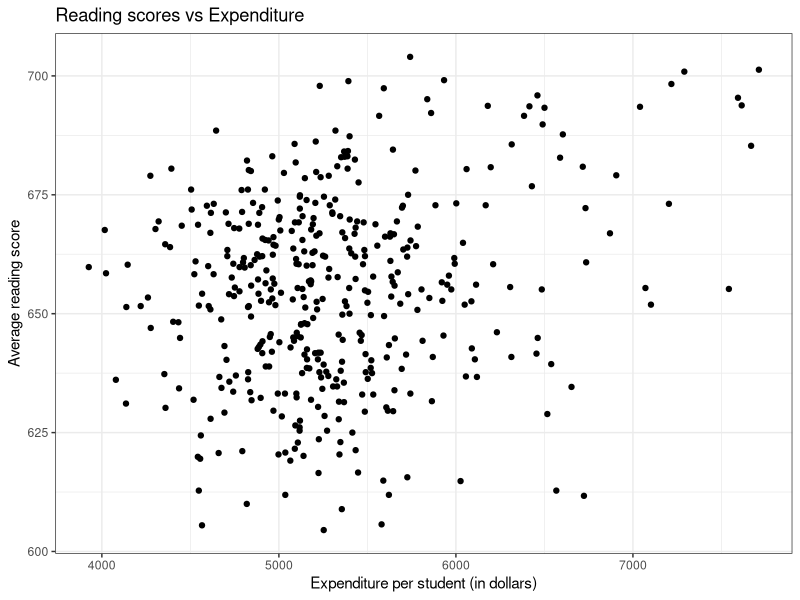
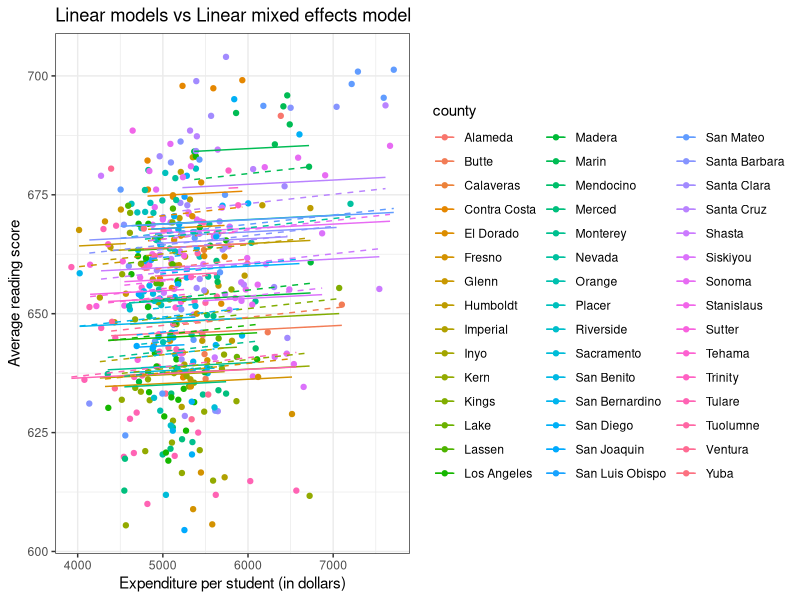
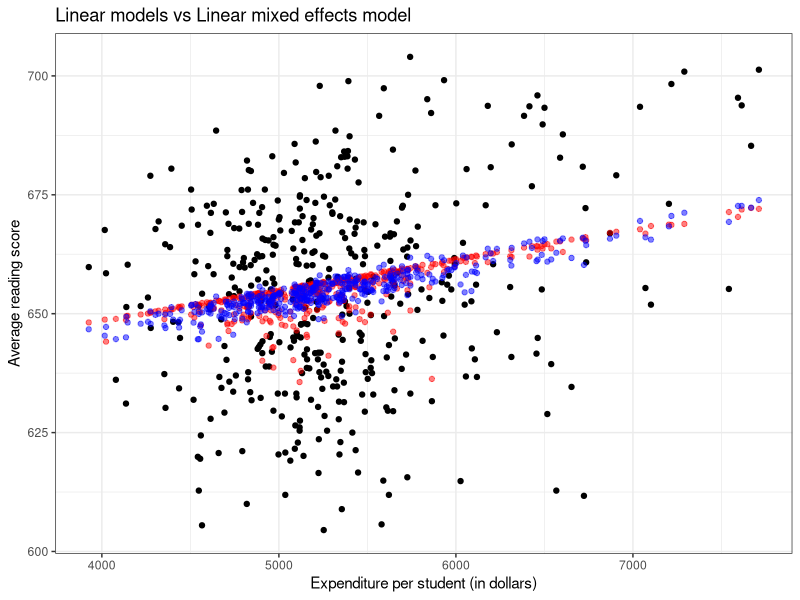
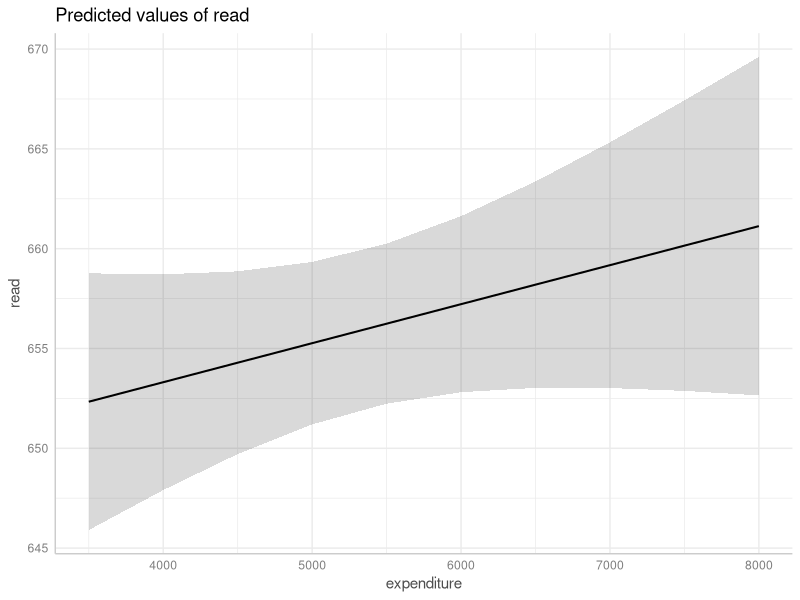
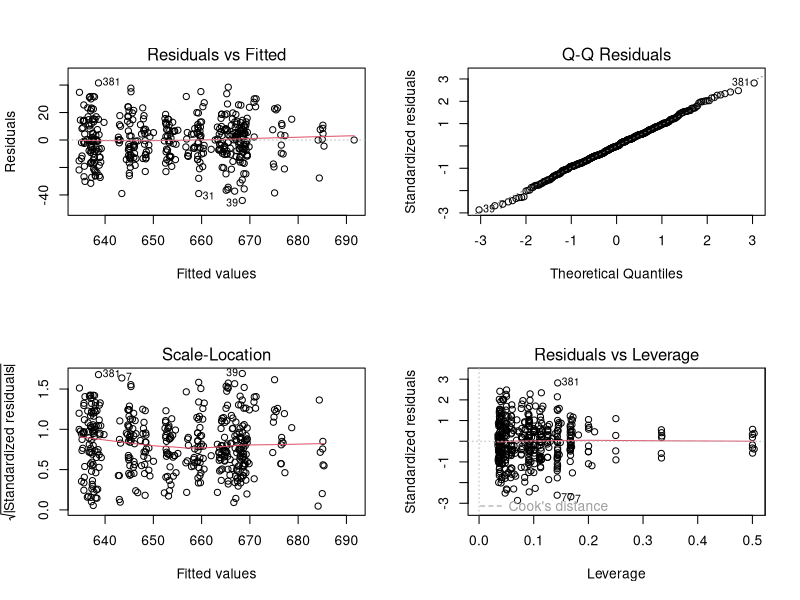
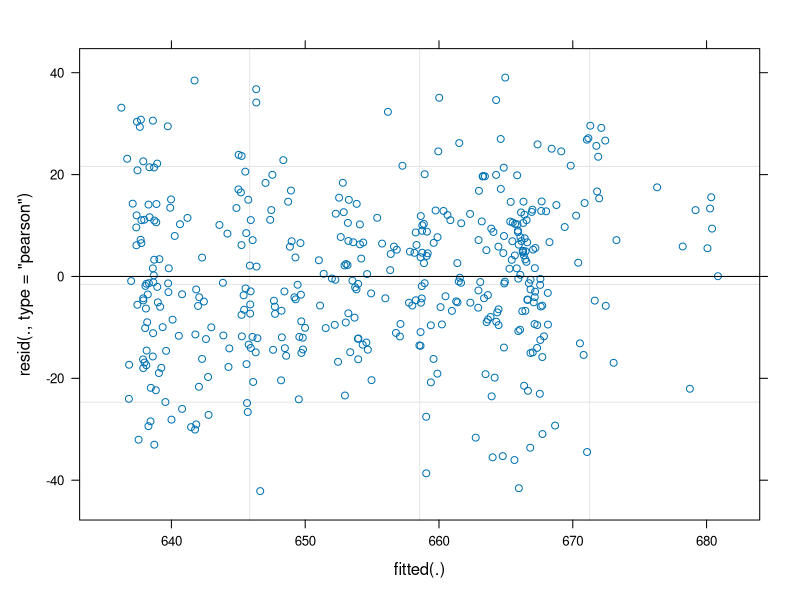
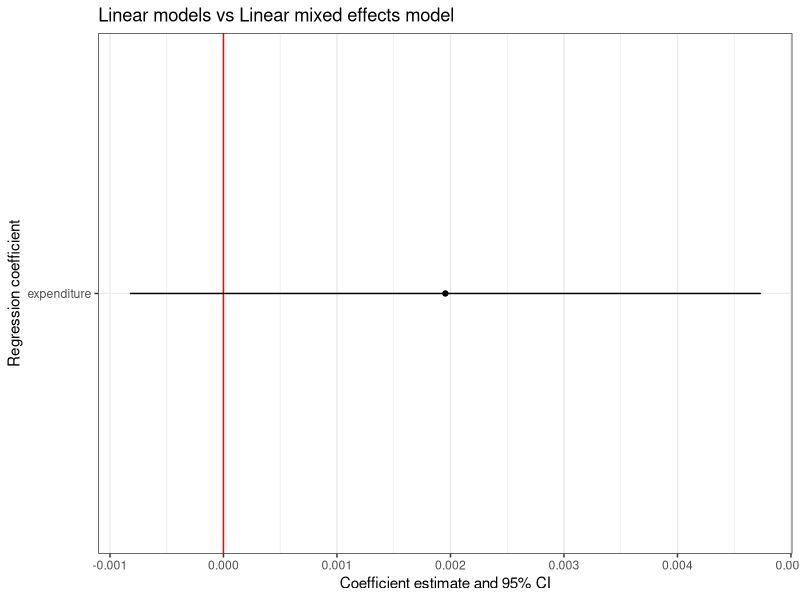
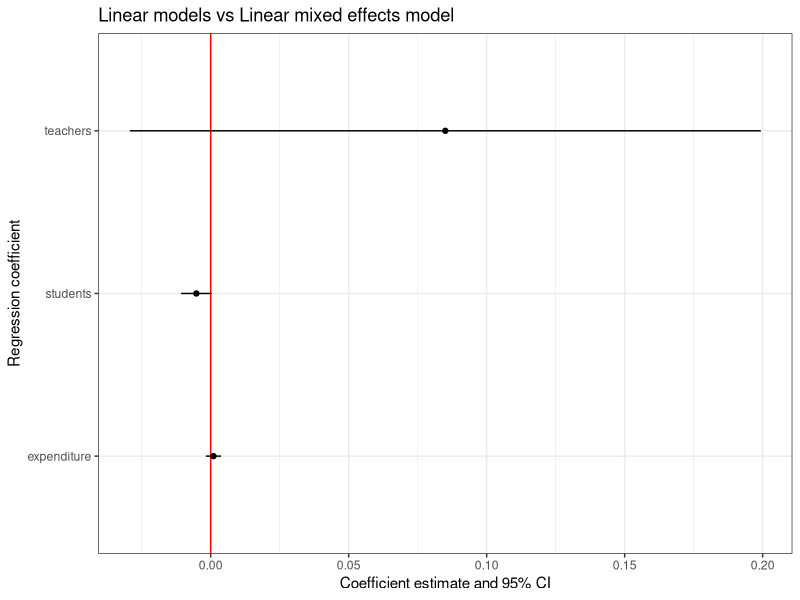

Here is the R script that generated these plots, in order: (Note: this script raises an error after producing the figures.)
## ---- chunk 1
if (!require(AER)) install.packages('AER')
library(AER)
library(ggplot2)

data("CASchools")

# Plotting the data
ggplot(CASchools, aes(expenditure, read)) + geom_point() +
  theme_bw() + labs(title = "Reading scores vs Expenditure",
                    x = "Expenditure per student (in dollars)",
                    y = "Average reading score")
## ---- chunk 2
if (!require(broom)) install.packages('broom')
library(AER)
library(broom)

data("CASchools")

# Building a linear model
model_lm <- lm(read ~ expenditure, data = CASchools)

# Extracting coefficients from the model
tidy(model_lm)
## ---- chunk 3
library(AER)
library(broom)

data("CASchools")

# Building a linear model
model_lm <- lm(read ~ expenditure + county, data = CASchools)

# Extracting coefficients from the model
tidy(model_lm)
## ---- chunk 4
#| include: true

library(AER)
library(broom)

data("CASchools")

# Building a linear model
model_lm <- lm(read ~ expenditure + county - 1, data = CASchools)

# Extracting coefficients from the model
tidy(model_lm)
## ---- chunk 5
#| include: true

if (!require(lme4)) install.packages('lme4')
if (!require(broom.mixed)) install.packages('broom.mixed')
library(lme4)
library(broom.mixed)
library(AER)

data("CASchools")

# Building a linear mixed effects model
model_lmer <- lmer(read ~ expenditure + (1 | county), data = CASchools)

# Extracting coefficients from the model
tidy(model_lmer)
## ---- chunk 6
county_variance = 138.5
residual_variance = 253.7
total_variance = county_variance + residual_variance

# Calculating the percentage of variance of county to the total variance
county_variance / total_variance
## ---- chunk 7
# Extracting the coefficients of the fixed effects
fixef(model_lmer)
## ---- chunk 8
# Extracting the coefficients of the fixed effects
ranef(model_lmer)
## ---- chunk 9
# Calculating the confidence intervals of the fixed effects
confint(model_lmer)
## ---- chunk 10
library(broom)
library(broom.mixed)

# Calculating the estimates and the confidence intervals of the model
tidy(model_lmer, conf.int = T)
## ---- chunk 11
#| include: true

library(lme4)
library(broom.mixed)
library(AER)

data("CASchools")

# Building a linear mixed effects model using random slope and random intercept
model_lmer2 <- lmer(read ~ expenditure + (students | county), data = CASchools)

# Extracting coefficients from the model
summary(model_lmer2)
## ---- chunk 12
ranef(model_lmer2)
## ---- chunk 13
library(lme4)
library(broom.mixed)
library(AER)

data("CASchools")

# Building a linear mixed effects model (no correlation between random effects)
model_lmer3 <- lmer(read ~ expenditure + (students || county), data = CASchools)

# Extracting coefficients from the model
summary(model_lmer3)
## ---- chunk 14
library(lme4)
library(broom.mixed)
library(AER)

data("CASchools")

# Rescaling expenditure values
CASchools_scaled <- CASchools
CASchools_scaled$expenditure_scaled <- scale(CASchools_scaled$expenditure)

# Building a linear mixed effects model (same fixed and random effect)
model_lmer4 <- lmer(read ~ expenditure + (expenditure | county), data = CASchools)

# Extracting coefficients from the model
summary(model_lmer4)
## ---- chunk 15
library(lme4)
library(AER)
library(dplyr)
library(ggplot2)

data("CASchools")

# Building a linear model
model_lm <- lm(read ~ expenditure + county, data = CASchools)

# Building a linear mixed effects model
model_lmer <- lmer(read ~ expenditure + (1 | county), data = CASchools)

# Saving predicted values for each model
data <- CASchools %>% mutate(predicted_lm = predict(model_lm),
                             predicted_lmer = predict(model_lmer))

# Plotting the predicted values as lines
ggplot(data, aes(x = expenditure, y = read, color = county)) +
  geom_point() +
  geom_line(aes(x = expenditure, y = predicted_lm)) +
  geom_line(aes(x = expenditure, y = predicted_lmer), linetype = 'dashed') +
  labs(title = "Linear models vs Linear mixed effects model",
       x = "Expenditure per student (in dollars)",
       y = "Average reading score") +
  theme_bw()

## ---- chunk 16
library(lme4)
library(AER)
library(dplyr)
library(ggplot2)

data("CASchools")

# Building a linear model
model_lm <- lm(read ~ expenditure + teachers, data = CASchools)

# Building a linear mixed effects model
model_lmer <- lmer(read ~ expenditure + (1 | teachers), data = CASchools)

# Saving predicted values for each model
data <- CASchools %>% mutate(predicted_lm = predict(model_lm),
                             predicted_lmer = predict(model_lmer))

# Plotting the predicted values as points
ggplot(data, aes(x = expenditure, y = read)) +
  geom_point() +
  geom_point(data = data,
             aes(x = expenditure, y = predicted_lm),
             color = "red", alpha = 0.5) +
  geom_point(data = data,
             aes(x = expenditure, y = predicted_lmer),
             color = 'blue', alpha = 0.5) +
  labs(title = "Linear models vs Linear mixed effects model",
       x = "Expenditure per student (in dollars)",
       y = "Average reading score") +
  theme_bw()

## ---- chunk 17
if (!require(ggeffects)) install.packages('ggeffects')
library(lme4)
library(AER)
library(ggeffects)

data("CASchools")

# Building a linear mixed effects model
model_lmer <- lmer(read ~ expenditure + (1 | county), data = CASchools)

# Predicting values
model_lmer_predict <- ggpredict(model_lmer, terms = c("expenditure"))

# Plotting the model
plot(model_lmer_predict)
## ---- chunk 18
library(lme4)
library(AER)
library(dplyr)
library(ggplot2)

data("CASchools")

# Building a linear model
model_lm <- lm(read ~ expenditure + county, data = CASchools)

# Building a linear mixed effects model
model_lmer <- lmer(read ~ expenditure + (1 | county), data = CASchools)

# Plotting the linear model diagnostics
par(mfrow=c(2,2))
plot(model_lm)

# Plotting the linear mixed effects model diagnostics (just the residuals actually)
plot(model_lmer)
## ---- chunk 19
library(lme4)
library(AER)
library(broom)
library(broom.mixed)
library(ggplot2)

data("CASchools")

# Building a linear mixed effects model
model_lmer <- lmer(read ~ expenditure + (1 | county), data = CASchools)

# Extracting the coefficients
model_lmer_coef <- tidy(model_lmer, conf.int = T)
model_lmer_coef1 <- model_lmer_coef %>% 
  filter(effect == "fixed" & term != "(Intercept)")

# Plotting the 95% CI
model_lmer_conf <- ggplot(model_lmer_coef1, aes(x = term, y = estimate,
                             ymin = conf.low, ymax = conf.high)) +
  geom_hline(yintercept = 0, color = 'red') + 
  geom_point() +
  geom_linerange() +
  coord_flip() +
  labs(title = "Linear models vs Linear mixed effects model",
       x = "Regression coefficient",
       y = "Coefficient estimate and 95% CI") +
  theme_bw()

model_lmer_conf
## ---- chunk 20
library(lme4)
library(AER)
library(broom)
library(broom.mixed)
library(ggplot2)

data("CASchools")

# Building a linear mixed effects model
model_lmer <- lmer(read ~ expenditure + teachers + students + (1 | county),
                   data = CASchools)

# Extracting the coefficients
model_lmer_coef <- tidy(model_lmer, conf.int = T)
model_lmer_coef1 <- model_lmer_coef %>% 
  filter(effect == "fixed" & term != "(Intercept)")

# Plotting the 95% CI
model_lmer_conf <- ggplot(model_lmer_coef1, aes(x = term, y = estimate,
                             ymin = conf.low, ymax = conf.high)) +
  geom_hline(yintercept = 0, color = 'red') + 
  geom_point() +
  geom_linerange() +
  coord_flip() +
  labs(title = "Linear models vs Linear mixed effects model",
       x = "Regression coefficient",
       y = "Coefficient estimate and 95% CI") +
  theme_bw()

model_lmer_conf
## ---- chunk 21
if (!require(lmerTest)) install.packages('lmerTest')
library(lmerTest)
library(AER)

data("CASchools")

# Building a linear mixed effects model
model_lmer <- lmer(read ~ expenditure + teachers + students + (1 | county),
                   data = CASchools)

# Printing model summary
summary(model_lmer)
## ---- chunk 22
library(lme4)
library(AER)

data("CASchools")

# Building a linear mixed effects model with only random effect (null model)
model_lmer_null <- lmer(read ~ (1 | county),
                   data = CASchools)

# Building a linear mixed effects model with fixed effect
model_lmer_teacher <- lmer(read ~ teachers + (1 | county),
                   data = CASchools)

# Comparing models using ANOVA
anova(model_lmer_null, model_lmer_teacher)
## ---- chunk 23
library(ggplot2)
library(AER)

data("CreditCard")

# Plotting the data
ggplot(CreditCard, aes(income, card, col = owner)) +
  geom_jitter(width = 0, height = 0.05) +
  labs(title = "Does income affect the success in accepting a credit card application?",
       x = "Yearly income (in USD 10,000)",
       y = "Was the application for a credit card accepted?") +
  theme_bw()

## ---- chunk 24
library(lme4)
library(AER)

data("CreditCard")

# Building a logistic mixed effects model
model_glmer_logistic <- glmer(card ~ income + (1 | owner), family = "binomial",
                           data = CreditCard)

# Printing the summary of the model
summary(model_glmer_logistic)
## ---- chunk 25
library(lme4)
library(broom)
library(broom.mixed)
library(AER)

data("CreditCard")

# Building a logistic mixed effects model
model_glmer_logistic <- glmer(card ~ income + (1 | owner), family = "binomial",
                           data = CreditCard)

# Extracting the odds ratios
tidy(model_glmer_logistic, exponentiate = T)
## ---- chunk 26
library(lme4)
library(ggeffects)
library(AER)

data("CreditCard")

# Building a logistic mixed effects model
model_glmer_logistic <- glmer(card ~ income + (1 | owner), family = "binomial",
                           data = CreditCard)

# Predicting values
model_glmer_logistic_predict <- ggpredict(model_glmer_logistic, "income")

# Plotting the model
plot(model_glmer_logistic_predict)
## ---- chunk 27
library(ggplot2)
library(AER)

data("RecreationDemand")

# Plotting the data
ggplot(RecreationDemand, aes(income, trips, col = ski)) + 
  geom_jitter(width = 0.05, height = 0) +
  labs(title = "Does income affect the number of recreational boating trips?",
       x = "Annual household income of the respondent (in 1,000 USD)",
       y = "Number of recreational boating trips") +
  theme_bw()

## ---- chunk 28
library(lme4)
library(AER)

data("RecreationDemand")

# Building a poisson mixed effects model
model_glmer_poisson <- glmer(trips ~ income + (1 | ski), family = "poisson",
                           data = RecreationDemand)

# Printing the summary of the model
summary(model_glmer_poisson)
## ---- chunk 29
library(lme4)
library(ggeffects)
library(AER)

data("RecreationDemand")

# Building a poisson mixed effects model
model_glmer_poisson <- glmer(trips ~ income + (1 | ski), family = "poisson",
                           data = RecreationDemand)

# Predicting values
model_glmer_poisson_predict <- ggpredict(model_glmer_poisson,
                                         terms = c("income", "ski"))

# Plotting the model
plot(model_glmer_poisson_predict)
## ---- chunk 30
if (!require(datasets)) install.packages('datasets')
library(datasets)
library(ggplot2)

data("sleep")

# Plotting the graph
ggplot(sleep, aes(group, extra, group = ID)) + geom_line() +
  labs(title = "Effect of two soporific drugs on sleep in 10 patients",
       x = "Drug group",
       y = "Increase in hours of sleep compared to control") +
  theme_bw()
## ---- chunk 31
library(datasets)

data("sleep")

# Performing a paired t.test
t.test(extra ~ group, paired = T, data = sleep)
## ---- chunk 32
library(datasets)

data("sleep")

# Building a linear mixed effect model
summary(lmer(extra ~ group + (1 | ID), data = sleep))
## ---- chunk 33
library(datasets)

data("sleep")

# Building a linear mixed effects model
sleep_model <- lmer(extra ~ group + (1 | ID), data = sleep)

# Performing a ANOVA
anova(sleep_model)
